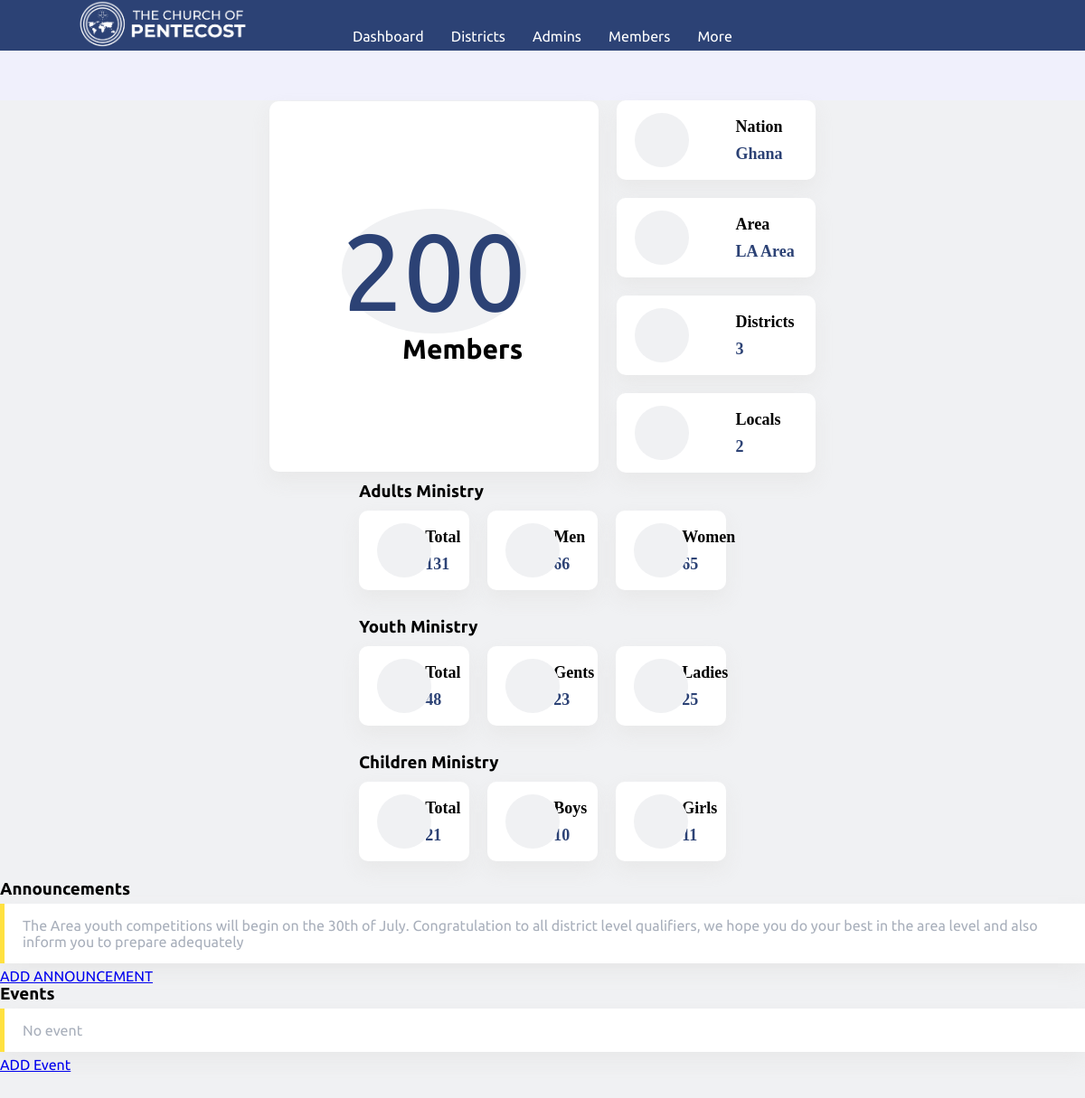
The page /area_admin/home (signed in) on the database its author committed.
### thecop_app/models.py (models this page shows, shortened)
class AreaAdmin(models.Model):
    id = models.TextField(primary_key=True)
    phone = models.TextField()
    email = models.TextField()
    password = models.TextField()
    area = models.ForeignKey(Area, on_delete=models.CASCADE)

class Member(models.Model):
    id = models.TextField(primary_key=True)
    local_assembly = models.ForeignKey(LocalAssembly, on_delete=models.CASCADE)
    name = models.TextField()
    gender = models.CharField(max_length=10)
    date_of_birth = models.DateField(default="2004-02-18")
    phone = models.TextField()
    phone2 = models.TextField()
    email = models.TextField()
    address = models.TextField()
    password = models.TextField(default=phone)

class LocalAssembly(models.Model):
    district = models.ForeignKey(District, on_delete=models.CASCADE)
    id = models.TextField(primary_key=True)
    name = models.TextField()
    location = models.TextField()

class District(models.Model):
    area = models.ForeignKey(Area, on_delete=models.CASCADE)
    id = models.TextField(primary_key=True)
    name = models.TextField()
    location = models.TextField()

class Area(models.Model):
    nation = models.ForeignKey(Nation, on_delete=models.CASCADE)
    id = models.TextField(primary_key=True)
    name = models.TextField()
    location = models.TextField()
    def get_local_total(self):
        total = 0
        for i in LocalAssembly.objects.all():
            if i.district.area == self:
                total = total + 1
        return total
    def get_members_total(self):
        total = 0
        for i in Member.objects.all():
            if i.local_assembly.district.area == self:
                total = total + 1
        return total
    def get_adults(self):
        return global_get_adults(self)
    def get_adults_count(self):
        return global_get_adults_count(self)
    def get_youth(self):
        return global_get_youth(self)
    def get_youth_count(self):
        return global_get_youth_count(self)
    def get_children(self):
        return global_get_children(self)
    def get_children_count(self):
        return global_get_children_count(self)

class Nation(models.Model):
    id = models.TextField(primary_key=True)
    country = models.TextField()

class AreaAnnouncement(models.Model):
    id = models.CharField(max_length=100, primary_key=True)
    date = models.DateField(auto_now=True)
    text = models.TextField()
    area = models.ForeignKey(Area, on_delete=models.CASCADE)

### thecop_app/areaAdmin/views.py (the view)
# urls.py: path("home", views.home, name="areaAdmin_home"),
def home(request):
    active_admin = AreaAdmin.objects.get(pk=request.session.get('area_admin_id'))
    context = {
        "admins": DistrictAdmin.objects.all(),
        "admin": active_admin,
        "announcements": active_admin.area.areaannouncement_set.all(),
        "events": active_admin.area.areaevent_set.all(),
        "adults_count": active_admin.area.get_adults_count()[0],
        "adults_count_male": active_admin.area.get_adults_count()[1],
        "adults_count_female": active_admin.area.get_adults_count()[2],
        "youth_count": active_admin.area.get_youth_count()[0],
        "youth_count_male": active_admin.area.get_youth_count()[1],
        "youth_count_female": active_admin.area.get_youth_count()[2],
        "children_count": active_admin.area.get_children_count()[0],
        "children_count_male": active_admin.area.get_children_count()[1],
        "children_count_female": active_admin.area.get_children_count()[2]
    }
    return render(request, 'thecop_app/areaAdmin/home.html', context)

### thecop_app/models.py (called while the page is built, shortened)
def global_get_adults(level):
    adult_min_age = 36
    adult_min_birthdate = today.replace(year=today.year - adult_min_age)
    if type(level) is Area:
        adults = Member.objects.filter(date_of_birth__lte=adult_min_birthdate,
                                       local_assembly__district__area=level)
        adults_men = Member.objects.filter(date_of_birth__lte=adult_min_birthdate, gender="Male",
                                           local_assembly__district__area=level)
        adults_women = Member.objects.filter(date_of_birth__lte=adult_min_birthdate, gender="Female",
                                             local_assembly__district__area=level)
        return [adults, adults_men, adults_women]

def global_get_adults_count(level):
    return [level.get_adults()[0].count(), level.get_adults()[1].count(), level.get_adults()[2].count()]

def global_get_youth_count(level):
    return [level.get_youth()[0].count(), level.get_youth()[1].count(), level.get_youth()[2].count()]

def global_get_children(level):
    youth_max_age = 13
    youth_max_birthdate = today.replace(year=today.year - youth_max_age)
    child_max_age = 12
    child_max_birthdate = today.replace(year=today.year - child_max_age)
    if type(level) is Area:
        children = Member.objects.filter(date_of_birth__gt=youth_max_birthdate,
                                         local_assembly__district__area=level)
        children_male = Member.objects.filter(date_of_birth__gt=youth_max_birthdate, gender="Male",
                                              local_assembly__district__area=level)
        children_female = Member.objects.filter(date_of_birth__gt=youth_max_birthdate, gender="Female",
                                                local_assembly__district__area=level)
        return [children, children_male, children_female]

def global_get_children_count(level):
    return [level.get_children()[0].count(), level.get_children()[1].count(), level.get_children()[2].count()]

### thecop_app/templates/thecop_app/areaAdmin/home.html (shortened to what this page needs)
<!DOCTYPE html>
<html lang="en">
{% load static %}
 <head>
    <link rel="stylesheet" href="{% static 'thecop_app/CSS/index0.css' %}" />
    <link rel="stylesheet" href="{% static 'thecop_app/CSS/index.css' %}" />
    <link rel="stylesheet" href="{% static 'thecop_app/CSS/ananse.css' %}" />
      <link rel="stylesheet" href="{% static 'thecop_app/CSS/fa/allicons.css' %}">
</head>
<body>
<header class="grid-header">
      <div class="logo">
          <img src="{% static 'thecop_app/images/The-Church-Of-Pentecost.png' %}" width=200/>
      </div>
      <div class="mid-div">
              <div class="nav-btn" onclick="window.open('{% url 'areaAdmin_home' %}', '_self')">
                  <i class="fa-thin fa-gauge"></i>
                  <span>Dashboard</span>
              </div>
            <div class="nav-btn" onclick="window.open('{% url 'areaAdmin_districts' %}', '_self')">
                  <i class="fa-thin fa-map"></i>
                  <span>Districts</span>
              </div>
          <div class="nav-btn" onclick="window.open('{% url 'areaAdmin_admins' %}', '_self')">
                      <i class="fa-thin fa-user-lock"></i>
                     <span>Admins</span>
              </div>
          <div class="nav-btn" onclick="window.open('{% url 'areaAdmin_members' %}', '_self')">
                  <i class="fa-thin fa-users"></i>
                 <span>Members</span>
          </div>
          <div class="nav-btn">
                  <i class="fa-thin fa-caret-down"></i>
                 <span>More</span>
          </div>
      </div>
</header>
<br><br><br>
<appbody style=" background-color: #f0f1f3 !important;">
    <div class="counter-div-090">
        <div class="one">
            <div class="counter alpha">
                <div class="count">{{admin.area.get_members_total}}</div>
                <div class="label">
                    <i class="fa-thin fa-users"></i>
                    <span>Members</span>
                </div>
            </div>
        </div>
        <div  class="two">
            <div class="counter-001">
                 <div class="counter-av">
                      <i class="fa-thin fa-globe"></i>
                 </div>
                 <div>
                     <div class="counter-head">Nation</div>
                     <div class="counter-mini">{{admin.area.nation.country}}</div>
                 </div>
            </div>
            <div class="counter-001">
                 <div class="counter-av">
                      <i class="fa-thin fa-map"></i>
                 </div>
                 <div>
                     <div class="counter-head">Area</div>
                     <div class="counter-mini">{{admin.area.name}} Area</div>
                 </div>
            </div>
            <div class="counter-001">
                 <div class="counter-av">
                      <i class="fa-thin fa-radar"></i>
                 </div>
                 <div>
                     <div class="counter-head">Districts</div>
                     <div class="counter-mini">{{admin.area.district_set.count}}</div>
                 </div>
            </div>
            <div class="counter-001">
                 <div class="counter-av">
                      <i class="fa-thin fa-church"></i>
                 </div>
                 <div>
                     <div class="counter-head">Locals</div>
                     <div class="counter-mini">{{admin.area.get_local_total}}</div>
                 </div>
            </div>
        </div>
    </div>
     <div class="ministry-div">
        <h3>Adults Ministry</h3>
        <div class="ministry-row">
             <div class="counter-001">
             <div class="counter-av">
                  <i class="fa-thin fa-users"></i>
             </div>
             <div>
                 <div class="counter-head">Total</div>
                 <div class="counter-mini">{{adults_count}}</div>
             </div>
        </div>
            <div class="counter-001">
             <div class="counter-av">
                  <i class="fa-thin fa-male"></i>
             </div>
             <div>
                 <div class="counter-head">Men</div>
                 <div class="counter-mini">{{adults_count_male}}</div>
             </div>
        </div>
            <div class="counter-001">
             <div class="counter-av">
                  <i class="fa-thin fa-female"></i>
             </div>
             <div>
                 <div class="counter-head">Women</div>
                 <div class="counter-mini">{{adults_count_female}}</div>
             </div>
        </div>
        </div>
    </div>
    <div class="ministry-div">
        <h3>Youth Ministry</h3>
        <div class="ministry-row">
             <div class="counter-001">
             <div class="counter-av">
                  <i class="fa-thin fa-users"></i>
             </div>
             <div>
                 <div class="counter-head">Total</div>
                 <div class="counter-mini">{{youth_count}}</div>
             </div>
        </div>
            <div class="counter-001">
             <div class="counter-av">
                  <i class="fa-thin fa-male"></i>
             </div>
             <div>
                 <div class="counter-head">Gents</div>
                 <div class="counter-mini">{{youth_count_male}}</div>
             </div>
        </div>
            <div class="counter-001">
             <div class="counter-av">
                  <i class="fa-thin fa-female"></i>
             </div>
             <div>
                 <div class="counter-head">Ladies</div>
                 <div class="counter-mini">{{youth_count_female}}</div>
             </div>
        </div>
        </div>
    </div>
    <div class="ministry-div">
        <h3>Children Ministry</h3>
        <div class="ministry-row">
             <div class="counter-001">
             <div class="counter-av">
                  <i class="fa-thin fa-children"></i>
             </div>
             <div>
                 <div class="counter-head">Total</div>
                 <div class="counter-mini">{{children_count}}</div>
             </div>
        </div>
            <div class="counter-001">
             <div class="counter-av">
                  <i class="fa-thin fa-child"></i>
             </div>
             <div>
                 <div class="counter-head">Boys</div>
                 <div class="counter-mini">{{children_count_male}}</div>
             </div>
        </div>
            <div class="counter-001">
             <div class="counter-av">
                  <i class="fa-thin fa-child-dress"></i>
             </div>
             <div>
                 <div class="counter-head">Girls</div>
                 <div class="counter-mini">{{children_count_female}}</div>
             </div>
        </div>
        </div>
    </div>
    <h3>Announcements</h3>
<div>
    {% for announcement in announcements %}
        <div class="anc n">
            <span>{{ announcement.text }}</span>
        </div>
    {% empty %}
        <div class="anc n">
            <span>No announcement</span>
        </div>
    {% endfor %}
</div>
<a href="{% url 'areaAdmin_add_announcement' %}">ADD ANNOUNCEMENT</a>
<h3>Events</h3>
<div>
    {% for event in events %}
        <div class="anc n">
            <span>{{ event.name }}::{{ event.date }}</span>
        </div>
    {% empty %}
        <div class="anc n">
            <span>No event</span>
        </div>
    {% endfor %}
</div>
<a href="{% url 'areaAdmin_add_event' %}">ADD Event</a>
</appbody>
</body>
</html>

### thecop_app/static/thecop_app/CSS/index0.css (style rules this page uses)
* { padding: 0; margin: 0; box-sizing: border-box; font-family: "Raleway", sans-serif; }
body { background-color: #f0f1f3; overflow-x: hidden; }
.anc { width: 100%; height: auto; background-color: white; box-shadow: 0px 10px 20px 0px rgba(229, 229, 229, 0.75); padding: 15px 20px; margin: 5px 0; display: flex; flex-direction: row; color: rgba(30, 48, 80, 0.388) }
.anc.n { border-left: 5px solid rgba(255, 215, 0, 0.75); }
.grid-header { z-index: 99; position: fixed; width: 100%; display: grid; grid-template-columns: 30% 40% 30%; align-items: center; height: 3.5em; background: #2C4275; top: 0; }
.grid-header div.logo { display: flex; flex-direction: row; align-items: center;justify-content: space-evenly; }
.grid-header div.mid-div { display: flex; flex-direction: row; align-items: center;justify-content: space-evenly; }
.grid-header div.mid-div div.nav-btn { display: flex; flex-direction: row; align-items: center; gap: 10px; color: #FFFFFF; cursor: pointer; }
.counter-div-090 { display: flex; align-items: center; justify-content: center; gap: 20px; }
.counter-div-090 div.one { display: flex; align-items: center; justify-content: center; }
.counter-div-090 div.one div.counter.alpha { display: flex; align-items: center; justify-content: center; flex-direction: column; padding: 80px 80px; border-radius: 10px; background-color: white; box-shadow: 0px 10px 20px 0px rgba(229, 229, 229, 0.75); }
.counter-div-090 div.one div.counter.alpha div.count { background-color: #f0f1f3; width: 100%; border-radius: 100%; display: flex; align-items: center; justify-content: center; font-size: 120px; color: #2C4275; }
.counter-div-090 div.one div.counter.alpha div.label { display: flex; gap: 40px; align-items: center; justify-content: center; font-size: 30px; color: black; }
.counter-div-090 div.two { display: flex; align-items: center; justify-content: space-evenly; flex-direction: column; gap: 20px; }
.counter-div-090 div.two div.counter-001 { width: 220px; height: 88px; display: grid; grid-template-columns: 60% 40%; background: white; align-items: center; box-shadow: 0px 10px 20px 0px rgba(229, 229, 229, 0.75); border-radius: 10px; }
.counter-div-090 div.two div.counter-001 .counter-head { font-size: 18px; font-weight: bold; font-family: calibri; color: black; }
.counter-div-090 div.two div.counter-001 .counter-mini { margin-top: 9px; font-family: calibri; font-size: 18px; font-weight: bold; font-family: calibri; color: #2C4275; }
.counter-div-090 div.two .counter-001 .counter-av { background-color: #f0f1f3; width: 60px; height: 60px; display: flex; align-items: center; justify-content: center; border-radius: 100%; position: relative; left: 20px; align-self: center; margin: 0 0 0 0; }
.counter-div-090 div.two .counter-001 .counter-av i { font-size: 27px; }

### thecop_app/static/thecop_app/CSS/ananse.css (style rules this page uses)
* { padding: 0; margin: 0; box-sizing: border-box; font-family: 'Ubuntu', sans-serif; }
:root { --color-one: gold ; --color-two: #e91e63; --shadow: 0px 1px 5px -2px #9b8c8c; }
body { overflow-x: hidden; }
appbody { width: 100%; margin: 57px 0 100px 0; position: absolute; left: 0; padding-bottom: 200px; z-index: 0; }
.label { font-weight: bold; }

### thecop_app/templates/thecop_app/areaAdmin/home.html (style rules this page uses)
body { font-family:calibri }

### rows shown on the page
AreaAdmin: area.get_members_total "200", area.nation.country "Ghana", area.name "LA", area.district_set.count "3", area.get_local_total "2"
AreaAnnouncement: text "The Area youth competitions will begin on the 30th of July. Congratulation to all district level qualifiers, we hope you do your best in the area level and also inform you to prepare adequately"

### other values the page prints
{{ adults_count }} "131"
{{ adults_count_male }} "66"
{{ adults_count_female }} "65"
{{ youth_count }} "48"
{{ youth_count_male }} "23"
{{ youth_count_female }} "25"
{{ children_count }} "21"
{{ children_count_male }} "10"
{{ children_count_female }} "11"
